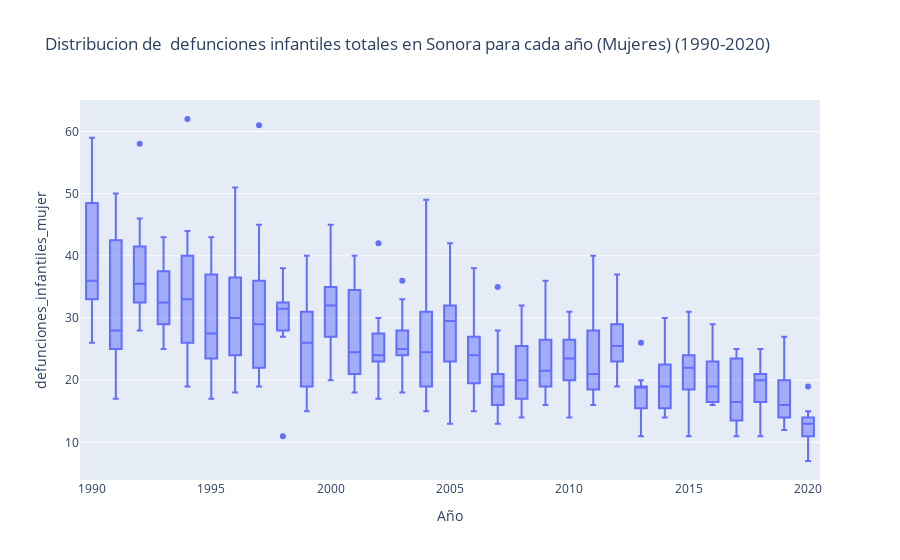

Write notebook code for a chart like this one.
### Code cell
#BoxPlot para las defunciones infantiles totales para cada año (Mujeres)
fig = px.box(defunciones_infantiles_clean, x="Año", y="defunciones_infantiles_mujer", 
             title='Distribucion de  defunciones infantiles totales en Sonora para cada año (Mujeres) (1990-2020)',
                labels={'defunciones_infantiles' : 'Defunciones infantiles'})

fig.show()

### Figure 1 — Plotly figure (JSON) as saved in the notebook; plotly's stock layout.template omitted (floating-point values rounded to 4 significant figures; data arrays with more than 128 entries replaced by an {"elided": "..."} marker saying what was removed)
{"data": [{"alignmentgroup": "True", "hovertemplate": "Año=%{x}<br>defunciones_infantiles_mujer=%{y}<extra></extra>", "legendgroup": "", "marker": {"color": "#636efa"}, "name": "", "notched": false, "offsetgroup": "", "orientation": "v", "showlegend": false, "type": "box", "x": {"elided": "372 int values"}, "x0": " ", "xaxis": "x", "y": {"elided": "372 int values"}, "y0": " ", "yaxis": "y"}], "layout": {"boxmode": "group", "legend": {"tracegroupgap": 0}, "title": {"text": "Distribucion de  defunciones infantiles totales en Sonora para cada año (Mujeres) (1990-2020)"}, "xaxis": {"anchor": "y", "domain": [0, 1], "title": {"text": "Año"}}, "yaxis": {"anchor": "x", "domain": [0, 1], "title": {"text": "defunciones_infantiles_mujer"}}}}
